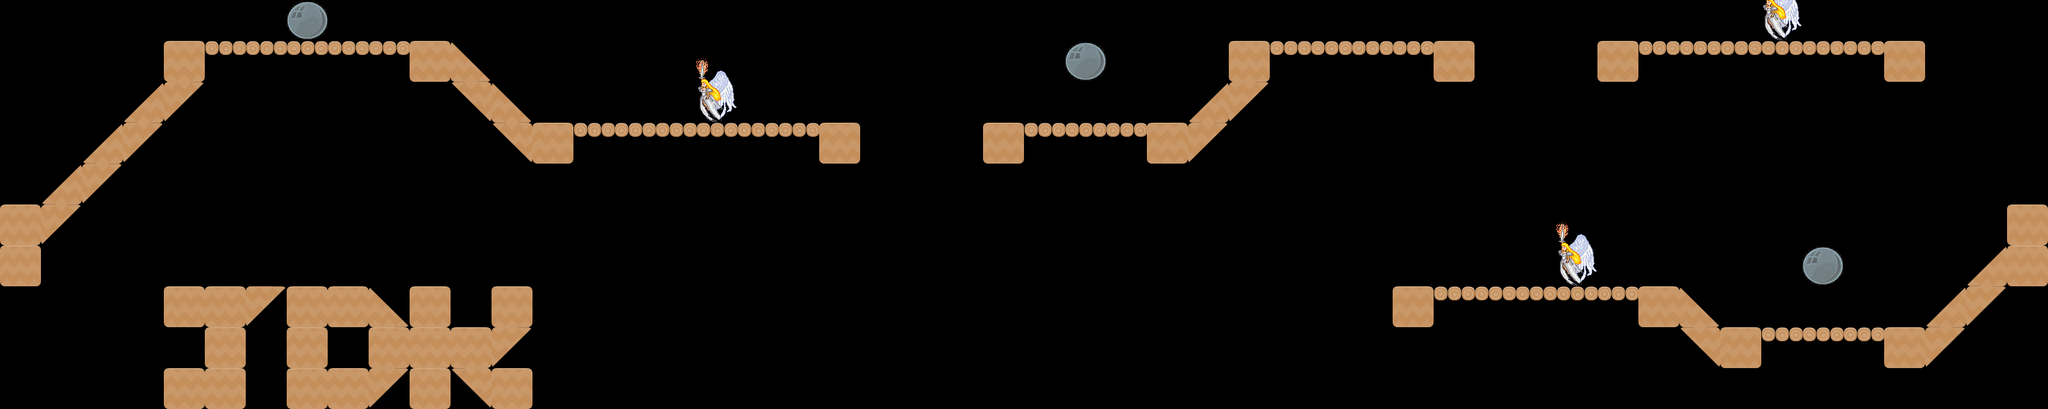

The image is a tile-based game level rendered from a .tmx file. Its description and source (layers, tilesets, objects; grid data summarised) follow:
An orthogonal 50x10 tile map with 70x70 px tiles, 1 tile layer (Tile Layer 1).

<map version="1.0" orientation="orthogonal" renderorder="left-down" width="50" height="10" tilewidth="70" tileheight="70" nextobjectid="15">
 <tileset firstgid="1" name="Tileset" tilewidth="129" tileheight="112">
  <tile id="0">
   <image width="54" height="28" source="../../Art/Tileset/alien_plant.png" />
  </tile>
  <tile id="1">
   <image width="70" height="70" source="../../Art/Tileset/block.png" />
  </tile>
  <tile id="2">
   <image width="70" height="70" source="../../Art/Tileset/bonus.png" />
  </tile>
  <tile id="3">
   <image width="70" height="70" source="../../Art/Tileset/bonus_used.png" />
  </tile>
  <tile id="4">
   <image width="71" height="70" source="../../Art/Tileset/bridge.png" />
  </tile>
  <tile id="5">
   <image width="70" height="70" source="../../Art/Tileset/Bubble.png" />
  </tile>
  <tile id="6">
   <image width="70" height="26" source="../../Art/Tileset/bush.png" />
  </tile>
  <tile id="7">
   <image width="70" height="70" source="../../Art/Tileset/CeilingDown.png" />
  </tile>
  <tile id="8">
   <image width="70" height="70" source="../../Art/Tileset/CeilingUp.png" />
  </tile>
  <tile id="9">
   <image width="129" height="63" source="../../Art/Tileset/cloud_1.png" />
  </tile>
  <tile id="10">
   <image width="128" height="63" source="../../Art/Tileset/cloud_2.png" />
  </tile>
  <tile id="11">
   <image width="128" height="63" source="../../Art/Tileset/cloud_3.png" />
  </tile>
  <tile id="12">
   <image width="35" height="35" source="../../Art/Tileset/coin_bronze.png" />
  </tile>
  <tile id="13">
   <image width="35" height="35" source="../../Art/Tileset/coin_gold.png" />
  </tile>
  <tile id="14">
   <image width="35" height="35" source="../../Art/Tileset/coin_silver.png" />
  </tile>
  <tile id="15">
   <image width="70" height="70" source="../../Art/Tileset/crate.png" />
  </tile>
  <tile id="16">
   <image width="35" height="40" source="../../Art/Tileset/grass.png" />
  </tile>
  <tile id="17">
   <image width="70" height="70" source="../../Art/Tileset/ground.png" />
  </tile>
  <tile id="18">
   <image width="70" height="70" source="../../Art/Tileset/ground_cave.png" />
  </tile>
  <tile id="19">
   <image width="70" height="70" source="../../Art/Tileset/ground_dirt.png" />
  </tile>
  <tile id="20">
   <image width="70" height="70" source="../../Art/Tileset/ground_rock.png" />
  </tile>
  <tile id="21">
   <image width="70" height="70" source="../../Art/Tileset/ground_sand.png" />
  </tile>
  <tile id="22">
   <image width="70" height="45" source="../../Art/Tileset/lava.png" />
  </tile>
  <tile id="23">
   <image width="69" height="112" source="../../Art/Tileset/PlaceholderAngel.png" />
  </tile>
  <tile id="24">
   <image width="72" height="21" source="../../Art/Tileset/plank.png" />
  </tile>
  <tile id="25">
   <image width="70" height="41" source="../../Art/Tileset/rock.png" />
  </tile>
  <tile id="26">
   <image width="39" height="34" source="../../Art/Tileset/shroom.png" />
  </tile>
  <tile id="27">
   <image width="70" height="70" source="../../Art/Tileset/SlopeDown.png" />
  </tile>
  <tile id="28">
   <image width="70" height="70" source="../../Art/Tileset/SlopeUp.png" />
  </tile>
  <tile id="29">
   <image width="70" height="35" source="../../Art/Tileset/spikes.png" />
  </tile>
  <tile id="30">
   <image width="70" height="45" source="../../Art/Tileset/water.png" />
  </tile>
  <tile id="31">
   <image width="70" height="70" source="../../Art/Tileset/water_block.png" />
  </tile>
 </tileset>
 <layer name="Tile Layer 1" width="50" height="10">
  <data>[500 cells, 98 non-empty, 8 distinct tile ids]</data>
 </layer>
</map>
